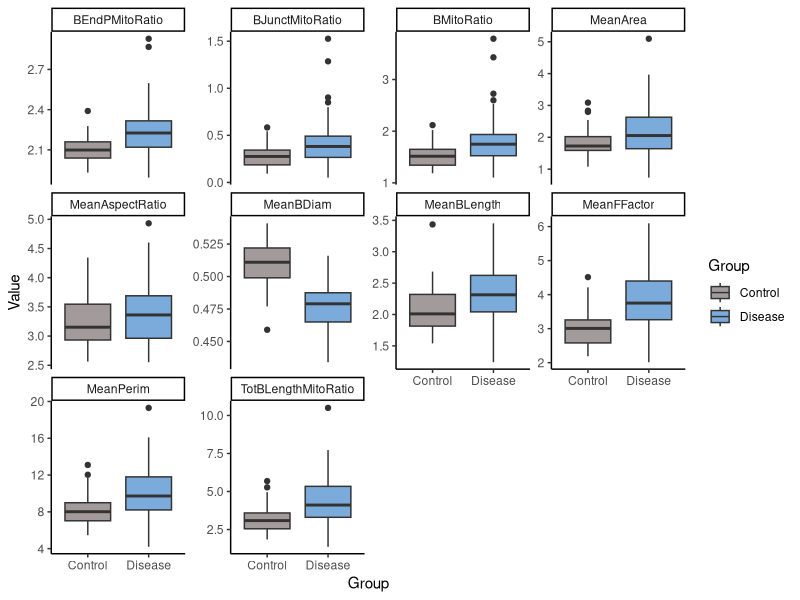
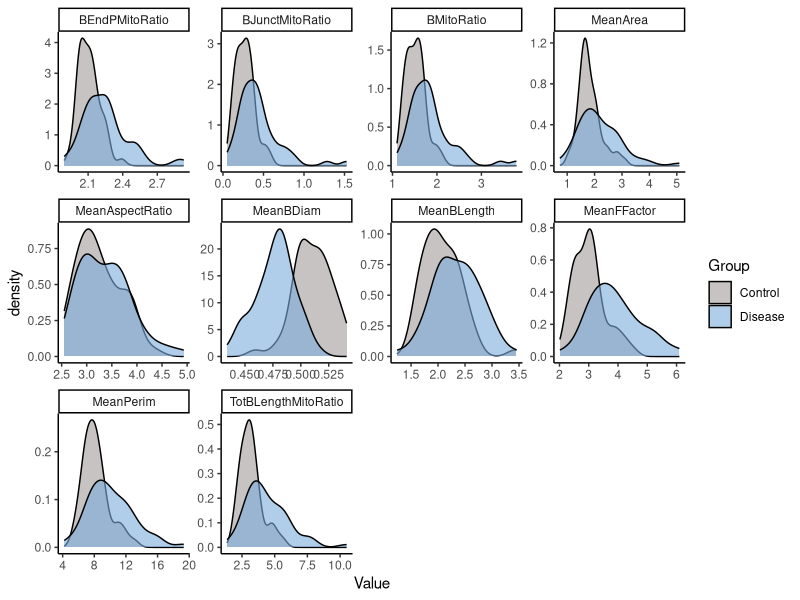
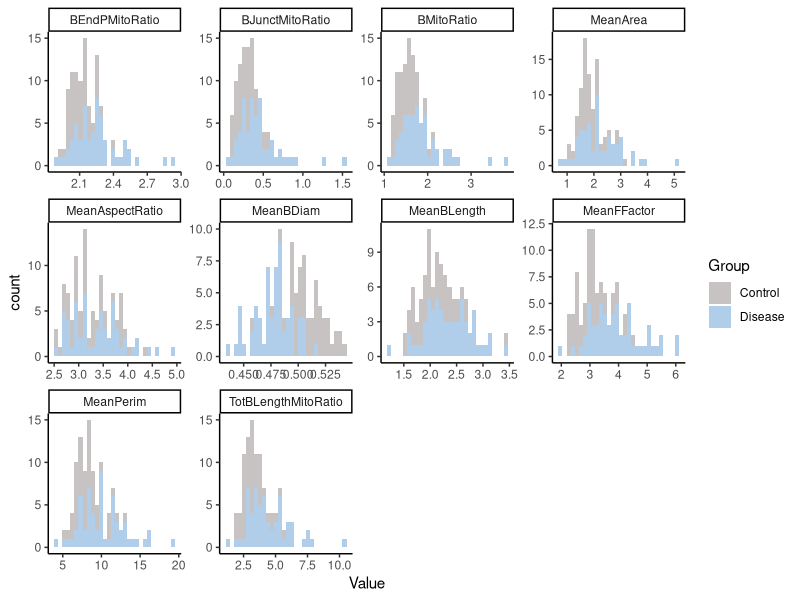
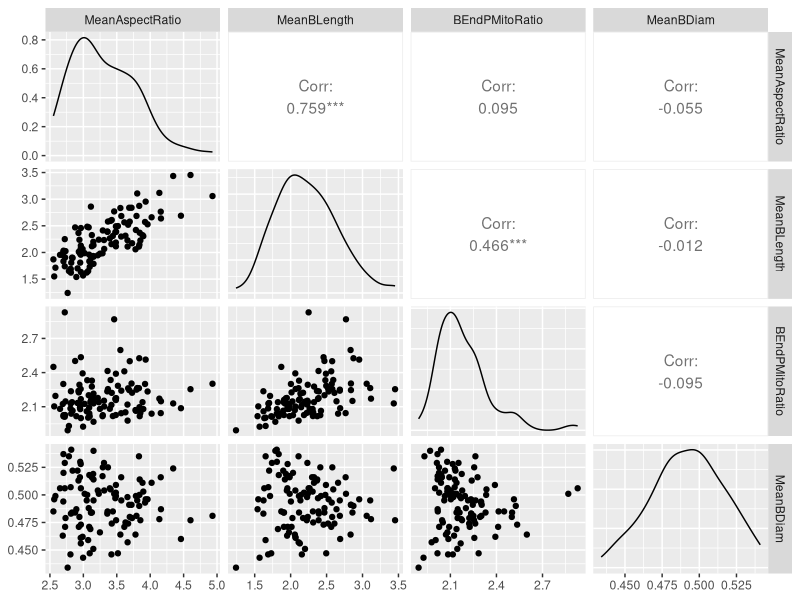
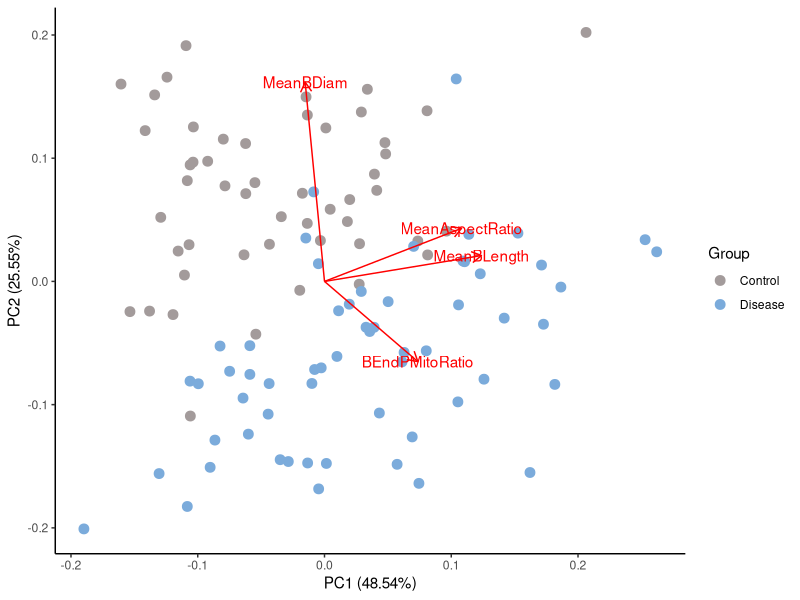
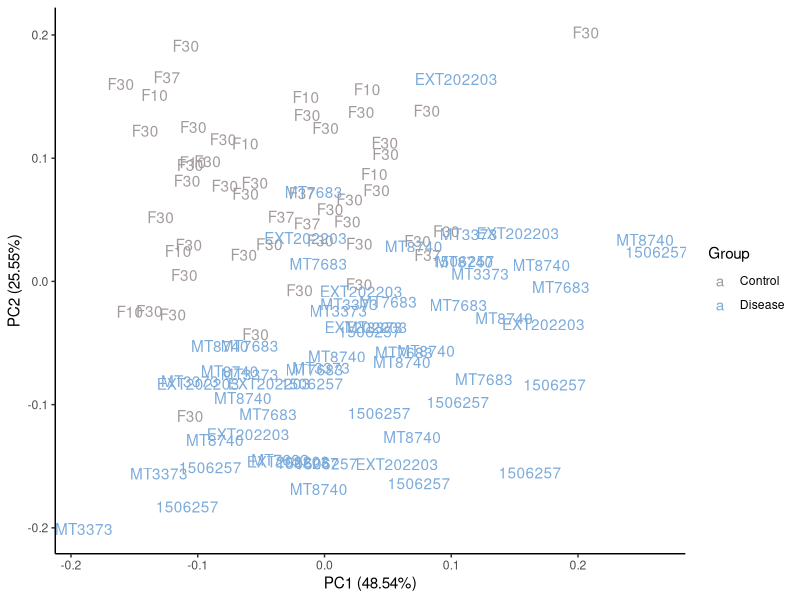

The R script that drew these images, in order: (Note: this script raises an error after producing the figures.)
## ---- chunk 1
library(here)
library(caret)
library(readxl)
library(ggfortify)
library(GGally)
library(glmnet)
library(Hmisc)
library(writexl)
library(tidyverse)
## ---- chunk 2
db <- read_excel(here("data/dataform.xlsx"))
db <- na.omit(db)

db$ID <- as.factor(db$ID) 
db$Group <- as.factor(db$Group) 
# db$Group <- relevel(db$Group, ref = "DNM1L")

#Removing redundant variables:

colnames(db)

db <- db %>%
  select(-c("MitoCount", "TotArea", "Bcount", "TotPerim", "TotBLength", "Bjunct", "BEndP"))

## ---- chunk 3
long_db <- db %>%
  pivot_longer(cols = -c(ID, Group), names_to = "Predictor", values_to = "Value")

long_db %>%
  ggplot(aes(x = Group, y = Value, fill = Group)) +
  geom_boxplot() +
  facet_wrap(~ Predictor, scales = "free_y") +
  scale_fill_manual(values = c("#a39b9b",  "#7babdb", "#f2de79")) +
  theme_classic()

long_db %>%
  ggplot(aes(x = Value, fill = Group)) +
  geom_density(alpha = 0.6) +
  facet_wrap(~ Predictor, scales = "free") +
  scale_fill_manual(values = c("#a39b9b",  "#7babdb", "#f2de79")) +
  theme_classic()

long_db %>%
  ggplot(aes(x = Value, fill = Group)) +
  geom_histogram(alpha = 0.6) +
  facet_wrap(~ Predictor, scales = "free") +
  scale_fill_manual(values = c("#a39b9b",  "#7babdb", "#f2de79")) +
  theme_classic()


 
## ---- chunk 4

# 
# db_res %>%
#   select(-c(ID, Group)) %>%
#   ggpairs() # Así se ve la correlación entre variables. Es importante no tomar en cuenta 

# Hay otras formas de hacer esto. Yo solo use esta función y quité las variables que eran redundantes, pero es que mis datos tenían variables que eran super dependientes unas de otras. El señorcito explica muchas cosas aquí que no he terminado de entender https://hbiostat.org/rmsc. En este es específico de bioestadñistica https://hbiostat.org/bbr. Estoy tratando de leer sus cosas. Si querés mejor no uses lo de redun().

red_vars <- redun(as.matrix(db[-c(1,2)]))

db_res <- db %>%
  select(c("ID", "Group", red_vars$In))

db_res %>%
  select(-c(ID, Group)) %>%
  ggpairs() 

pca_res <- prcomp(db_res[,-c(1,2)], scale. = TRUE)


autoplot(pca_res, data = db_res, color = "Group", size = 3, loadings = TRUE, loadings.label = TRUE) +
  theme_classic() + 
  scale_color_manual(values = c("#a39b9b",  "#7babdb", "#f2de79"))

autoplot(pca_res, data = db_res, color = "Group", label = TRUE, shape = FALSE, label.label = "ID") +
  theme_classic() + 
  scale_color_manual(values = c("#a39b9b",  "#7babdb", "#f2de79"))
  

## ---- chunk 5
set.seed(2024)

db_ml <- db_res 


trnIndex <- createDataPartition(db_ml$Group, p = 0.7, list = FALSE)

trn <- db_ml[trnIndex,]
tst <- db_ml[-trnIndex,]

# trn[-c(1,2)] <- scale(log2(trn[-c(1,2)]))
# tst[-c(1,2)] <- scale(log2(tst[-c(1,2)]))


## ---- chunk 6

set.seed(2024)

train_control <- trainControl(method="repeatedcv", number=10, repeats=3)

train_model <- function(dat, method, search_grid=NULL) {
  set.seed(2024)
  dat$Group <- relevel(dat$Group, ref = "DNM1L")
  mdl <- train(Group ~ .,
               data = dat[-1], 
               method = method,
               tuneGrid = search_grid,
               trControl = train_control,
               trace = FALSE)
  
  return(mdl)
}

# Holi! Esto lo hice para plotear las predicciones de los modelos. No creo que sea necesario. Tenía que transformar a principal components porque necesitaba 2 dimensiones. chat me ayudó.

make_bound_plot <- function(mod, dat, pcx = 1, pcy = 2, alg) {
  set.seed(2024)  # Ensure reproducibility in PCA transformation

  preproc <- preProcess(dat[-c(1,2)], method = c("pca"))
  pca_transformed <- predict(preproc, dat[-c(1,2)])
  pca_transformed <- data.frame(pca_transformed, Group = dat$Group)

  colnames(pca_transformed)[pcx] <- "X"
  colnames(pca_transformed)[pcy] <- "Y"

  # Create a grid of points in the PCA-transformed space
  x_min <- min(pca_transformed$X) - 1
  x_max <- max(pca_transformed$X) + 1
  y_min <- min(pca_transformed$Y) - 1
  y_max <- max(pca_transformed$Y) + 1

  # Generate grid points
  grid <- expand.grid(X = seq(x_min, x_max, length.out = 100),
                      Y = seq(y_min, y_max, length.out = 100))

  # Combine the grid with zeros for other components
  grid_full <- data.frame(matrix(0, nrow = nrow(grid), ncol = ncol(pca_transformed)-1))
  colnames(grid_full) <- colnames(pca_transformed)[-ncol(pca_transformed)]
  grid_full[, c(pcx, pcy)] <- grid

  # Inverse transform the grid to the original feature space
  inverse_pca <- function(pca_model, pca_data) {
    center <- pca_model$mean
    scale <- pca_model$std
    rotation <- pca_model$rotation
    
    # Calculate the original data matrix
    original_matrix <- as.matrix(pca_data) %*% t(rotation)
    
    # Re-scale and re-center
    original_matrix <- sweep(original_matrix, 2, scale, `*`)
    original_matrix <- sweep(original_matrix, 2, center, `+`)
    
    return(as.data.frame(original_matrix))
  }

  # Perform inverse PCA transformation on the grid
  grid_original <- inverse_pca(preproc, grid_full)
  colnames(grid_original) <- colnames(dat[-c(1,2)])

  # Predict on the original feature space
  grid_original$Group <- predict(mod, grid_original, type = "raw")
  grid_original$Group <- relevel(grid_original$Group, ref = "Control")

  # Plot the decision boundary
  ggplot() +
    geom_point(data = pca_transformed, aes(x = X, y = Y, color = Group), size = 2) +
    geom_tile(data = grid, aes(x = X, y = Y, fill = grid_original$Group), alpha = 0.3) +
    labs(title = paste(alg, "Decision Boundary on PCA-projected Data"),
         x = paste("Principal Component", pcx),
         y = paste("Principal Component", pcy)) +
    theme_minimal() +
    scale_color_manual(name = "Reference", labels = levels(pca_transformed$Group), values = c("#a39b9b",  "#67c7c5", "#f2de79")) +
    scale_fill_manual(name = "Prediction", labels = levels(pca_transformed$Group), values = c("#a39b9b",  "#67c7c5", "#f2de79"))
}


## ---- chunk 7

set.seed(2024)

search_grid <- expand.grid(
  decay = seq(0, 0.2, by = 0.01)
)


multi_model <- train_model(trn, "multinom", search_grid)

plot(multi_model)

varImp(multi_model)

pred_multi_model <- data.frame(Prediction = predict(multi_model, newx = as.matrix(trn[-c(1,2)]), type="raw"))

trn_class_res <- data.frame(ID = trn$ID, Prediction = pred_multi_model, Reference = trn$Group)

confusionMatrix(predict(multi_model), trn$Group, positive = "DNML1")


confint(multi_model$finalModel)


make_bound_plot(multi_model, trn, 1, 2, "Neural Network")
make_bound_plot(multi_model, trn, 1, 3, "Neural Network") #fix this, the boundaries make no sense, maybe just use pc 1 and 2 plot
make_bound_plot(multi_model, trn, 2, 3, "Neural Network")

## ---- chunk 8
set.seed(2024)

search_grid <- expand.grid(
  mtry = seq(1, 4, by = 1)
)

rf_model <- train_model(trn, "rf", search_grid)

confusionMatrix(predict(rf_model), trn$Group, positive = "DNML1")
plot(rf_model)


varImp(rf_model)


make_bound_plot(rf_model,trn, 1, 2, "Random Forest")
make_bound_plot(rf_model,trn, 1, 3, "Random Forest")
make_bound_plot(rf_model,trn, 2, 3, "Random Forest")
## ---- chunk 9
set.seed(2024)

search_grid <- expand.grid(C = seq(0.01, 2, length = 20))

# Preprocess with PCA and train SVM model
svm_model <- train_model(trn, "svmLinear", search_grid = search_grid)

plot(svm_model)
plot()

pred_svm <- predict(svm_model, as.matrix(trn[-c(1,2)]), type = "raw")

confusionMatrix(pred_svm, trn$Group, positive = "DNM1L")

make_bound_plot(svm_model, trn, 1,2, "SVM")
make_bound_plot(svm_model, trn, 1,3, "SVM")
make_bound_plot(svm_model, trn, 2,3, "SVM")

## ---- chunk 10
set.seed(2024)

model_list <- list(Neural = multi_model, SVM = svm_model, RF = rf_model)

res <- resamples(model_list)

sumres <- summary(res)


as.table(sumres$statistics$Accuracy)
as.table(sumres$statistics$Kappa)

# write_xlsx()

tst$Group <- relevel(tst$Group, ref = "DNM1L")

pred_tst <- predict(svm_model, tst[-c(1,2)], type = "raw")
final_cnfmat <- confusionMatrix(pred_tst, tst$Group, positive = "DNM1L")

tblmat <- as.table(final_cnfmat$table)
tblbyclass <- data.frame(final_cnfmat$byClass)

write_xlsx(tblbyclass, here("tables/per_class.xlsx"))

tst$Group <- relevel(tst$Group, ref = "Control")

final_cnfmat
make_bound_plot(svm_model, tst,1,2, "SVM")

ggsave(here("plots/des_boun.jpeg"))

make_bound_plot(svm_model, tst, 1,3, "SVM")
make_bound_plot(svm_model, tst ,2,3, "SVM")
